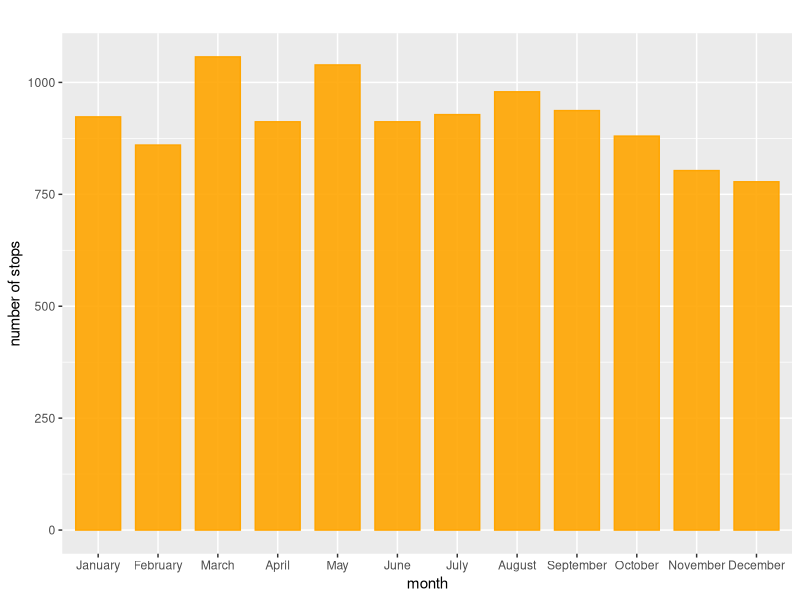
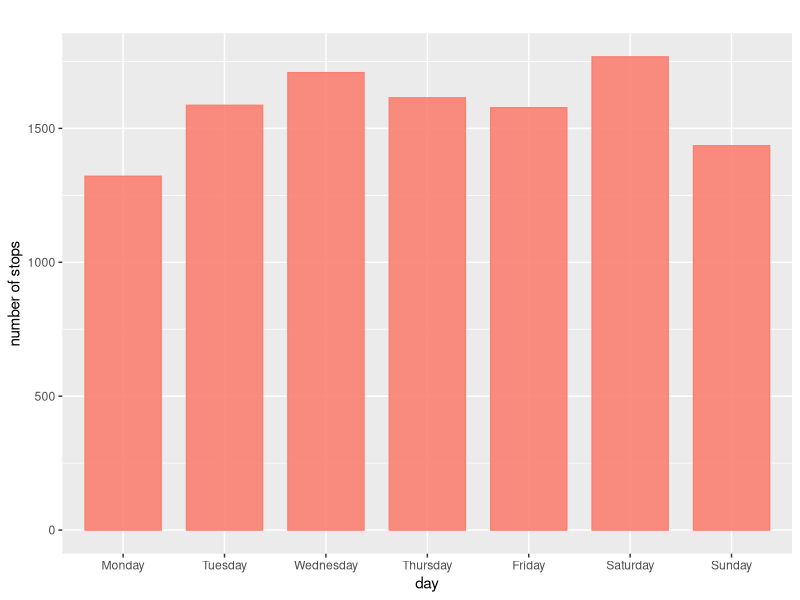
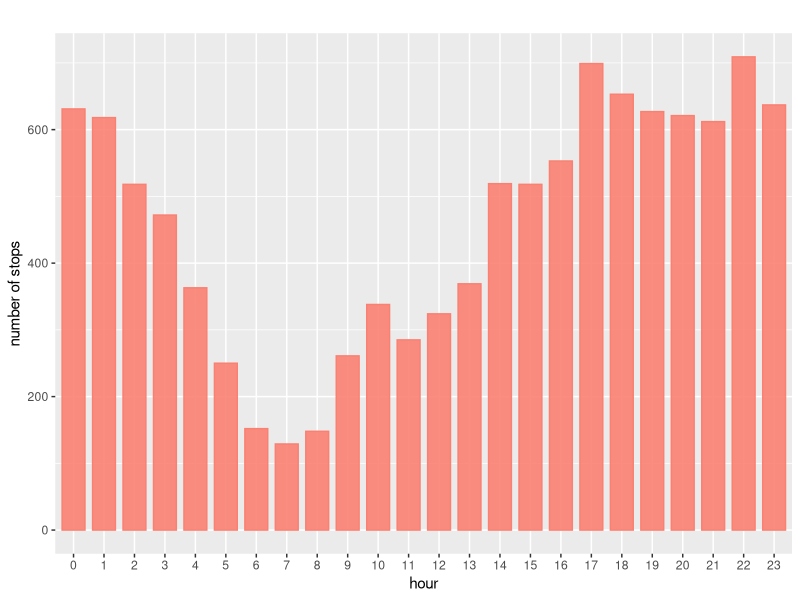
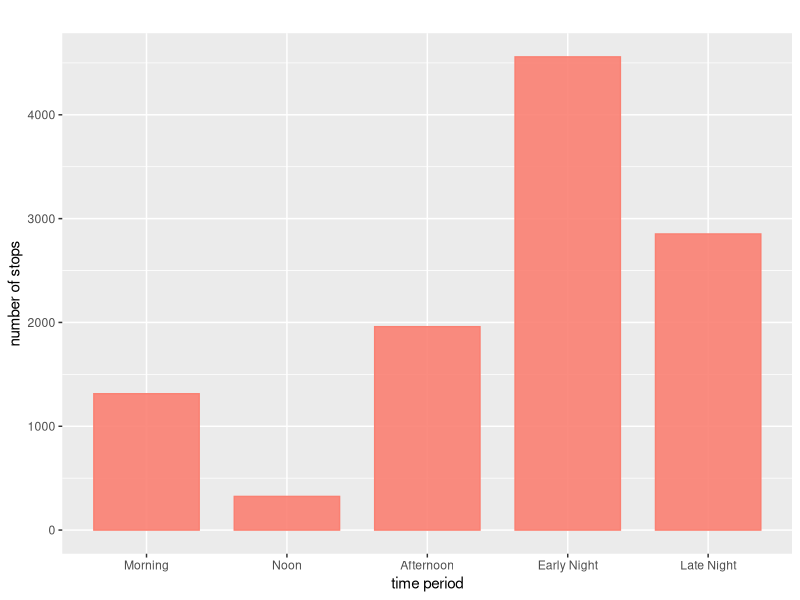
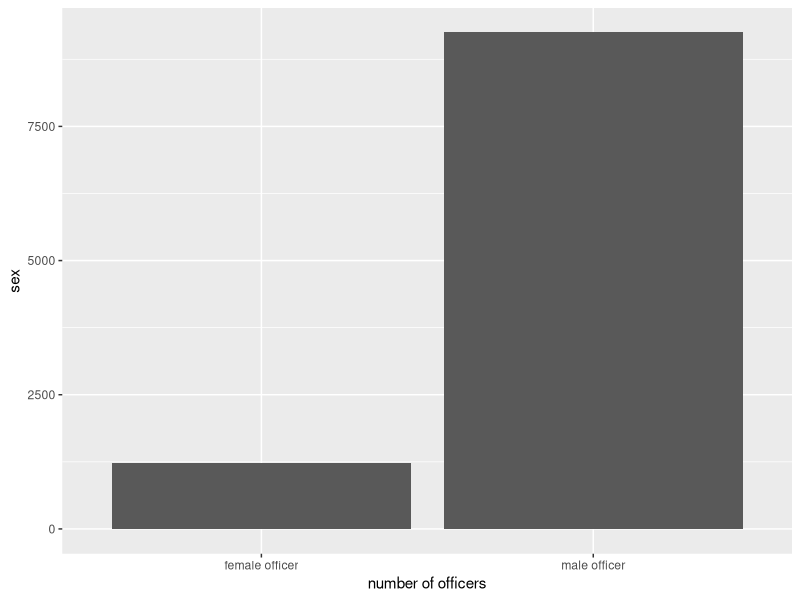
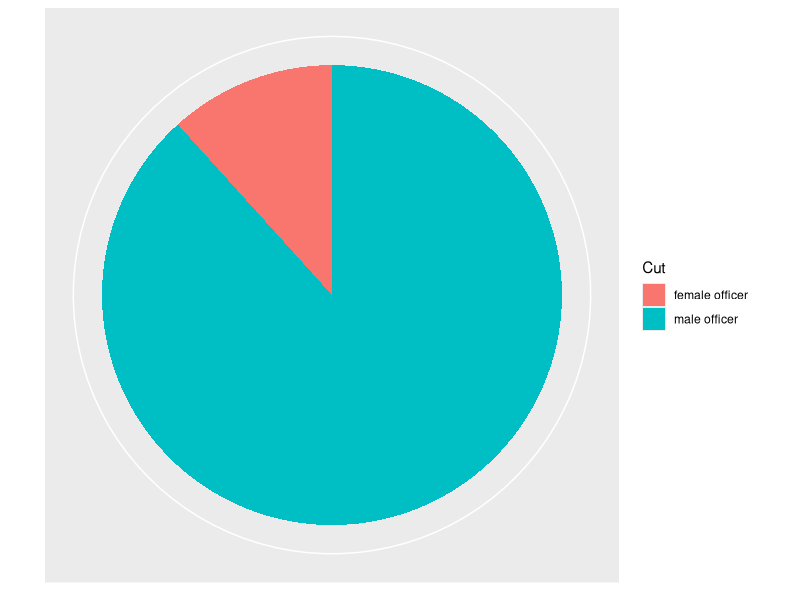
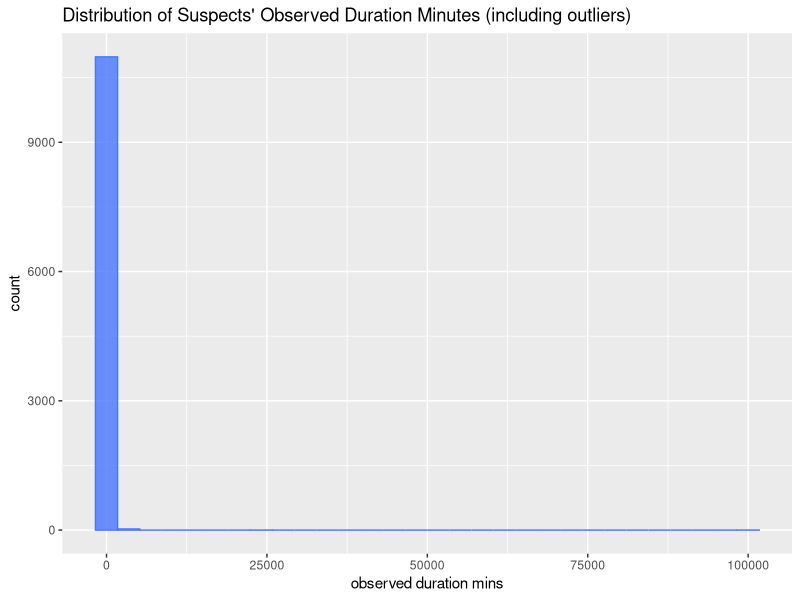
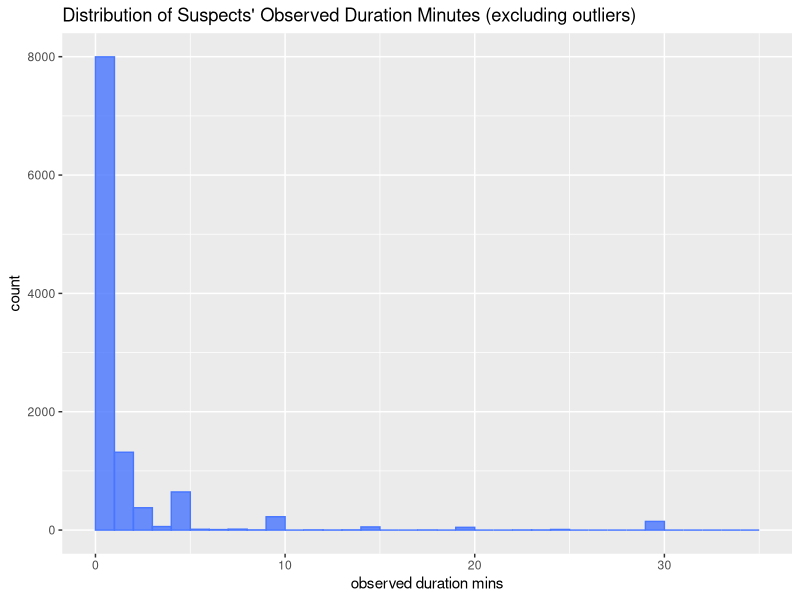

Generate these figures, in order, with R:
## ---- chunk 1
NYPD <- read.csv("Data/2018_sqf_database-abbr.csv")
install.packages("tidyverse")
library(tidyverse)
library(ggplot2)
## ---- chunk 2
# the number of stops in each month in the year 2018
# MONTH2: categorical variable
reorder_month <- c("January","February","March","April","May","June","July","August","September","October","November","December")
NYPD$MONTH2 = factor(NYPD$MONTH2,levels=reorder_month)
ggplot(NYPD, aes(MONTH2)) + geom_bar(alpha=0.90, colour="orange", fill="orange",width=0.75) + labs(title="", y="number of stops", x="month")
## ---- chunk 3
# DAY2: Day when ppl are stopped

reorder_day <- c("Monday","Tuesday","Wednesday","Thursday","Friday","Saturday","Sunday")
NYPD$DAY2 = factor(NYPD$DAY2,levels=reorder_day)
ggplot(NYPD, aes(DAY2)) + geom_bar(alpha=0.90, colour="salmon", fill="salmon",width=0.75) + labs(title="", y="number of stops", x="day")
## ---- chunk 4
# Visualize: Stop Frisk Time: Time when ppl are stopped （清晨、深夜）

# Function: rounding(inputNum, totalNum)
rounding <- function(inputNum, totalNum) {
  if(is.na(inputNum)){return(FALSE)}else{
    m <- totalNum/2
    if(inputNum < m){
      # round down
      return(FALSE)
    }else{
      #round up
      return(TRUE)
    }
  }
}

hour<-NYPD$Stop.Frisk.Time
all_hour <- c()
for(i in 1:length(hour)){
  if(hour[i] == "#N/A" || is.na(hour[i]) || hour[i] == "" || hour[i] == FALSE){
    hour[i] <- "NA"
  }else{
    temp <- c(strsplit(hour[i], ":"))
    minBefore <- temp[[1]][[2]]
    hourBefore <- temp[[1]][[1]]
    if (rounding(strtoi(minBefore), 60)){
      hourAfter <- as.character(strtoi(hourBefore)+1)
      if (hourAfter == 24){
        hourAfter <- "0"
      }
    }else{
      hourAfter <- hourBefore
    }
    all_hour <- append(all_hour, hourAfter)
  }
  allH_df <- data.frame(all_hour)
}
reorder_hour <- c("0","1","2","3","4","5","6","7","8","9","10","11","12","13","14","15","16","17","18","19","20","21","22","23","NA")
allH_df$all_hour = factor(allH_df$all_hour,levels=reorder_hour)
ggplot(allH_df, aes(all_hour)) + geom_bar(alpha=0.90, colour="salmon", fill="salmon",width=0.75) + labs(title="", y="number of stops", x="hour")

# Morning: from sunrise to 11:59 AM. Sunrise typically occurs around 6 AM.
# Noon: at 12:00 PM.
# Afternoon: from 12:01 PM to around 5:00 PM.
# Evening: from 5:01 PM to 8 PM, or around sunset.
# Early Night: from sunset 11:59 PM
# Late Night: from 11:59 PM to sunrise around 5:59 AM.
all_period <- c()
for(i in 1:length(allH_df$all_hour)){
  if (allH_df$all_hour[i] == "6" || allH_df$all_hour[i] == "7" || allH_df$all_hour[i] == "8" || allH_df$all_hour[i] == "9" || allH_df$all_hour[i] == "10" || allH_df$all_hour[i] == "11"){
    all_period <- append(all_period, "Morning")
  }else if(allH_df$all_hour[i] == "12"){
    all_period <- append(all_period, "Noon")
  }else if(allH_df$all_hour[i] == "13" || allH_df$all_hour[i] == "14" || allH_df$all_hour[i] == "15" || allH_df$all_hour[i] == "16"){
    all_period <- append(all_period, "Afternoon")
  }else if(allH_df$all_hour[i] == "17" || allH_df$all_hour[i] == "18" || allH_df$all_hour[i] == "19" || allH_df$all_hour[i] == "20" || allH_df$all_hour[i] == "21" || allH_df$all_hour[i] == "22" || allH_df$all_hour[i] == "23"){
    all_period <- append(all_period, "Early Night")
  }else{
    all_period <- append(all_period, "Late Night")
  }
}
allP_df <- data.frame(all_period)
reorder_period <- c("Morning", "Noon", "Afternoon", "Early Night", "Late Night")
allP_df$all_period = factor(allP_df$all_period,levels=reorder_period)
ggplot(allP_df, aes(all_period)) + geom_bar(alpha=0.90, colour="salmon", fill="salmon",width=0.75) + labs(title="", y="number of stops", x="time period")
## ---- chunk 5
# male vs female: dataframe
df_male_officer <- NYPD[NYPD$ISSUING_OFFICER_RANK == "POM",]
df_female_officer <- NYPD[NYPD$ISSUING_OFFICER_RANK == "POF",]
head(df_male_officer)
head(df_female_officer)

# male vs female: number of officers
male_female_num <- tibble(
  type = c("male officer", "female officer"),
  freq = c(nrow(df_male_officer), nrow(df_female_officer))
)
knitr::kable(male_female_num)

p <- ggplot(data = male_female_num, mapping = aes(
  x = type, y = freq ))
p + geom_col() +
  labs(x = "number of officers", 
       y = "sex")

p2 <- ggplot(data = male_female_num, mapping = aes(
  x = 1, y = freq, fill = type ))
p2 + geom_col() +
  coord_polar(theta = "y") +
  scale_x_discrete(name = NULL, breaks = NULL) +
  scale_y_discrete(name = NULL, breaks = NULL) +
  labs(fill = "Cut")
## ---- chunk 6


# function: exclude outliers from the dataframe (only for numeric values); need to input a numeric vector

exclude_outliers <- function(x){
  Q1 <- quantile(x, .25)
  Q3 <- quantile(x, .75)
  IQR <- Q3-Q1
  outlier <- x<Q1-1.5*IQR | x>Q3+1.5*IQR
  clean_x <- x[!outlier]
  return(clean_x)
}
ex_out <- exclude_outliers(NYPD$OBSERVED_DURATION_MINUTES)
print(ex_out)
## ---- chunk 7
## Observed duration minutes.

# Histogram --- Not excluded outliers
ggplot(NYPD,aes(OBSERVED_DURATION_MINUTES)) + geom_histogram(colour = "royalblue1", fill = "royalblue1",alpha=0.8) + labs(title="Distribution of Suspects' Observed Duration Minutes (including outliers)", y="count", x="observed duration mins")

# Histogram --- excluded outliers
table(NYPD$OBSERVED_DURATION_MINUTES)
ggplot(NYPD,aes(OBSERVED_DURATION_MINUTES)) + geom_histogram(breaks=seq(0,35,by=1), colour = "royalblue1", fill = "royalblue1",alpha=0.8) + labs(title="Distribution of Suspects' Observed Duration Minutes (excluding outliers)", y="count", x="observed duration mins")


## Stop duration minutes.

# Histogram --- Not excluded outliers
ggplot(NYPD,aes(STOP_DURATION_MINUTES)) + geom_histogram(colour = "royalblue3", fill = "royalblue3",alpha=0.8) + labs(title="Distribution of Suspects' Stopped Duration Minutes (including outliers)", y="count", x="stop duration mins") 

# Histogram --- excluded outliers
table(NYPD$STOP_DURATION_MINUTES)
ggplot(NYPD,aes(STOP_DURATION_MINUTES)) + geom_histogram(breaks=seq(0,50,by=1), colour = "royalblue3", fill = "royalblue3",alpha=0.8) + labs(title="Distribution of Suspects' Stopped Duration Minutes (excluding outliers)", y="count", x="stop duration mins") 

## ---- chunk 8
# SUSPECTED_CRIME_DESCRIPTION
## ---- chunk 9
# FRISKED_FLAG into dataframe
## ---- chunk 10
# SEARCHED_FLAG into dataframe
## ---- chunk 11
# OFFICER_IN_UNIFORM_FLAG
NYPD[NYPD$OFFICER_IN_UNIFORM_FLAG==0,"OFFICER_IN_UNIFORM_FLAG"] <- "not wearing uniform"
NYPD[NYPD$OFFICER_IN_UNIFORM_FLAG==1,"OFFICER_IN_UNIFORM_FLAG"] <- "wearing uniform"
table(NYPD$OFFICER_IN_UNIFORM_FLAG)
ggplot(NYPD, aes(OFFICER_IN_UNIFORM_FLAG)) + geom_bar(alpha=0.90, colour="royalblue1", fill="royalblue1",width=0.75) + labs(title="", y="number of officers", x="officer in uniform")

## ---- chunk 12
# SUSPECT_ARRESTED_FLAG 比对 overall
NYPD[NYPD$SUSPECT_ARRESTED_FLAG==0,"SUSPECT_ARRESTED_FLAG"] <- "suspect not arrested"
NYPD[NYPD$SUSPECT_ARRESTED_FLAG==1,"SUSPECT_ARRESTED_FLAG"] <- "suspect arrested"
table(NYPD$SUSPECT_ARRESTED_FLAG)
ggplot(NYPD, aes(SUSPECT_ARRESTED_FLAG)) + geom_bar(alpha=0.90, colour="royalblue1", fill="royalblue1",width=0.75) + labs(title="", y="number of stops", x="number os arrests")

# accuracy of overall stops
overall_a_acc <- 3115/11018
print(overall_a_acc)

# male officer's accuracy vs female officer's accuracy
df_male_officer[df_male_officer$SUSPECT_ARRESTED_FLAG==0,"SUSPECT_ARRESTED_FLAG"] <- "male_suspect not arrested"
df_male_officer[df_male_officer$SUSPECT_ARRESTED_FLAG==1,"SUSPECT_ARRESTED_FLAG"] <- "male_suspect arrested"
table(df_male_officer$SUSPECT_ARRESTED_FLAG)
df_female_officer[df_female_officer$SUSPECT_ARRESTED_FLAG==0,"SUSPECT_ARRESTED_FLAG"] <- "female_suspect not arrested"
df_female_officer[df_female_officer$SUSPECT_ARRESTED_FLAG==1,"SUSPECT_ARRESTED_FLAG"] <- "female_suspect arrested"
table(df_female_officer$SUSPECT_ARRESTED_FLAG)
male_a_acc <- 2639/(2639+6612)
print(male_a_acc)
female_a_acc <- 321/(321+904)
print(female_a_acc)
## ---- chunk 13
# function1: variable X VS observe duration minutes (boxplots && scatterpoots)
observe_time_relation <- function(m){
  if(class(m) == "character"){
  ggplot(NYPD, aes(x = m, y = OBSERVED_DURATION_MINUTES)) + geom_boxplot(outlier.shape = NA) + coord_cartesian(ylim=c(0, 2.5))
}
else{
  ggplot(NYPD, aes(m, OBSERVED_DURATION_MINUTES)) + geom_point(outlier.shape = NA)
}
}


# function2: variable X VS stop duration minutes (boxplots && scatterpoots)
stop_time_relation <- function(n){
  if(class(n) == "character"){
  ggplot(NYPD, aes(x = n, y = STOP_DURATION_MINUTES)) + geom_boxplot(outlier.shape = NA) + coord_cartesian(ylim=c(0, 20))
}
else{
  ggplot(NYPD, aes(n, STOP_DURATION_MINUTES)) + geom_point()
}
}

observe_time_relation(NYPD$SUSPECT_SEX)

## ---- chunk 14
# SUSPECT_REPORTED_AGE
# HOW TO REMOVE 0s??
class(NYPD$SUSPECT_REPORTED_AGE)
ggplot(NYPD,aes(SUSPECT_REPORTED_AGE)) + geom_histogram(colour = "orange3", fill = "orange3",alpha=0.8) + labs(title="", y="count", x="suspect reported age")

## ---- chunk 15
# SUSPECT_SEX
class(NYPD$SUSPECT_SEX)
ggplot(NYPD, aes(SUSPECT_SEX)) + geom_bar(alpha=0.90, colour="salmon", fill="salmon",width=0.75) + labs(title="", y="count", x="suspect sex")
## ---- chunk 16
# SUSPECT_RACE_DESCRIPTION
class(NYPD$SUSPECT_RACE_DESCRIPTION)
ggplot(NYPD, aes(SUSPECT_RACE_DESCRIPTION)) + geom_bar(alpha=0.90, colour="salmon", fill="salmon",width=0.5) + labs(title="", y="count", x="suspect race description") + theme(axis.text.x=element_text(size=4.1))
## ---- chunk 17
# SUSPECT_HEIGHT 
# we remove NAs here
class(NYPD$SUSPECT_HEIGHT)
max(NYPD$SUSPECT_HEIGHT,na.rm=TRUE)
NYPD$SUSPECT_HEIGHT <- as.numeric(NYPD$SUSPECT_HEIGHT)
ggplot(NYPD,aes(SUSPECT_HEIGHT),na.rm=TRUE) + geom_histogram(colour = "orange3", fill = "orange3",alpha=0.8) + labs(title="", y="count", x="suspect height")


ggplot(NYPD, aes(SUSPECT_HEIGHT, OBSERVED_DURATION_MINUTES)) + geom_point(outlier.shape = NA) + coord_cartesian(ylim=c(0, 500))
## ---- chunk 18
# SUSPECT_WEIGHT
# we remove NAs here
class(NYPD$SUSPECT_WEIGHT)
max(NYPD$SUSPECT_WEIGHT,na.rm=TRUE)
NYPD$SUSPECT_WEIGHT <- as.numeric(NYPD$SUSPECT_WEIGHT)
ggplot(NYPD,aes(SUSPECT_WEIGHT),na.rm=TRUE) + geom_histogram(colour = "orange3", fill = "orange3",alpha=0.8) + labs(title="", y="count", x="suspect weight")
## ---- chunk 19
# SUSPECT_BODY_BUILD_TYPE
class(NYPD$SUSPECT_BODY_BUILD_TYPE)
ggplot(NYPD, aes(SUSPECT_BODY_BUILD_TYPE)) + geom_bar(alpha=0.90, colour="tomato", fill="tomato",width=0.5) + labs(title="", y="count", x="suspect body build type")
## ---- chunk 20
# SUSPECT_EYE_COLOR
unique(NYPD$SUSPECT_EYE_COLOR)
ggplot(NYPD, aes(SUSPECT_EYE_COLOR)) + geom_bar(alpha=0.90, colour="tomato", fill="tomato",width=0.5) + labs(title="", y="count", x="suspect eye color")
## ---- chunk 21
# SUSPECT_HAIR_COLOR
unique(NYPD$SUSPECT_HAIR_COLOR)
ggplot(NYPD, aes(SUSPECT_HAIR_COLOR)) + geom_bar(alpha=0.90, colour="tomato", fill="tomato",width=0.5) + labs(title="", y="count", x="suspect hair color")
## ---- chunk 22
# STOP_LOCATION_BORO_NAME
table(NYPD$STOP_LOCATION_BORO_NAME)
ggplot(NYPD, aes(STOP_LOCATION_BORO_NAME)) + geom_bar(alpha=0.90, colour="orange3", fill="orange3",width=0.5) + labs(title="", y="count", x="stop borough")


# To verify function1 and function2 //
# Borough VS Stop Time
mean(NYPD$STOP_DURATION_MINUTES)
median(NYPD$STOP_DURATION_MINUTES)
ggplot(NYPD, aes(x = STOP_LOCATION_BORO_NAME, y = STOP_DURATION_MINUTES)) + geom_boxplot(outlier.shape = NA) + coord_cartesian(ylim=c(0, 20))

# Borough VS Observe Time
mean(NYPD$OBSERVED_DURATION_MINUTES)
median(NYPD$OBSERVED_DURATION_MINUTES)
ggplot(NYPD, aes(x = STOP_LOCATION_BORO_NAME, y = OBSERVED_DURATION_MINUTES)) + geom_boxplot(outlier.shape = NA) + coord_cartesian(ylim=c(0, 2.5))



